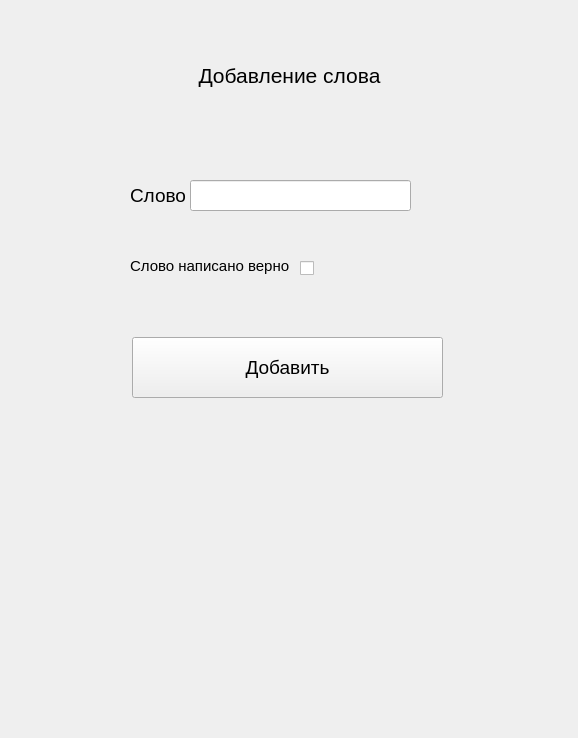
<?xml version="1.0" encoding="UTF-8"?>
<ui version="4.0">
 <class>Form</class>
 <widget class="QWidget" name="Form">
  <property name="geometry">
   <rect>
    <x>0</x>
    <y>0</y>
    <width>578</width>
    <height>738</height>
   </rect>
  </property>
  <property name="minimumSize">
   <size>
    <width>578</width>
    <height>738</height>
   </size>
  </property>
  <property name="maximumSize">
   <size>
    <width>578</width>
    <height>738</height>
   </size>
  </property>
  <property name="windowTitle">
   <string>Form</string>
  </property>
  <widget class="QLabel" name="label">
   <property name="geometry">
    <rect>
     <x>4</x>
     <y>50</y>
     <width>571</width>
     <height>51</height>
    </rect>
   </property>
   <property name="font">
    <font>
     <pointsize>16</pointsize>
    </font>
   </property>
   <property name="text">
    <string>Добавление слова</string>
   </property>
   <property name="alignment">
    <set>Qt::AlignCenter</set>
   </property>
  </widget>
  <widget class="QLineEdit" name="input">
   <property name="geometry">
    <rect>
     <x>190</x>
     <y>180</y>
     <width>221</width>
     <height>31</height>
    </rect>
   </property>
   <property name="text">
    <string/>
   </property>
  </widget>
  <widget class="QLabel" name="label_2">
   <property name="geometry">
    <rect>
     <x>130</x>
     <y>180</y>
     <width>71</width>
     <height>31</height>
    </rect>
   </property>
   <property name="font">
    <font>
     <pointsize>14</pointsize>
    </font>
   </property>
   <property name="text">
    <string>Слово</string>
   </property>
  </widget>
  <widget class="QLabel" name="label_3">
   <property name="geometry">
    <rect>
     <x>130</x>
     <y>250</y>
     <width>191</width>
     <height>31</height>
    </rect>
   </property>
   <property name="maximumSize">
    <size>
     <width>10000</width>
     <height>100000</height>
    </size>
   </property>
   <property name="font">
    <font>
     <pointsize>11</pointsize>
    </font>
   </property>
   <property name="text">
    <string>Слово написано верно</string>
   </property>
  </widget>
  <widget class="QCheckBox" name="checkBox">
   <property name="geometry">
    <rect>
     <x>300</x>
     <y>260</y>
     <width>21</width>
     <height>16</height>
    </rect>
   </property>
   <property name="text">
    <string/>
   </property>
  </widget>
  <widget class="QPushButton" name="addBtn">
   <property name="geometry">
    <rect>
     <x>132</x>
     <y>337</y>
     <width>311</width>
     <height>61</height>
    </rect>
   </property>
   <property name="font">
    <font>
     <pointsize>14</pointsize>
    </font>
   </property>
   <property name="text">
    <string>Добавить</string>
   </property>
  </widget>
 </widget>
 <resources/>
 <connections/>
</ui>
